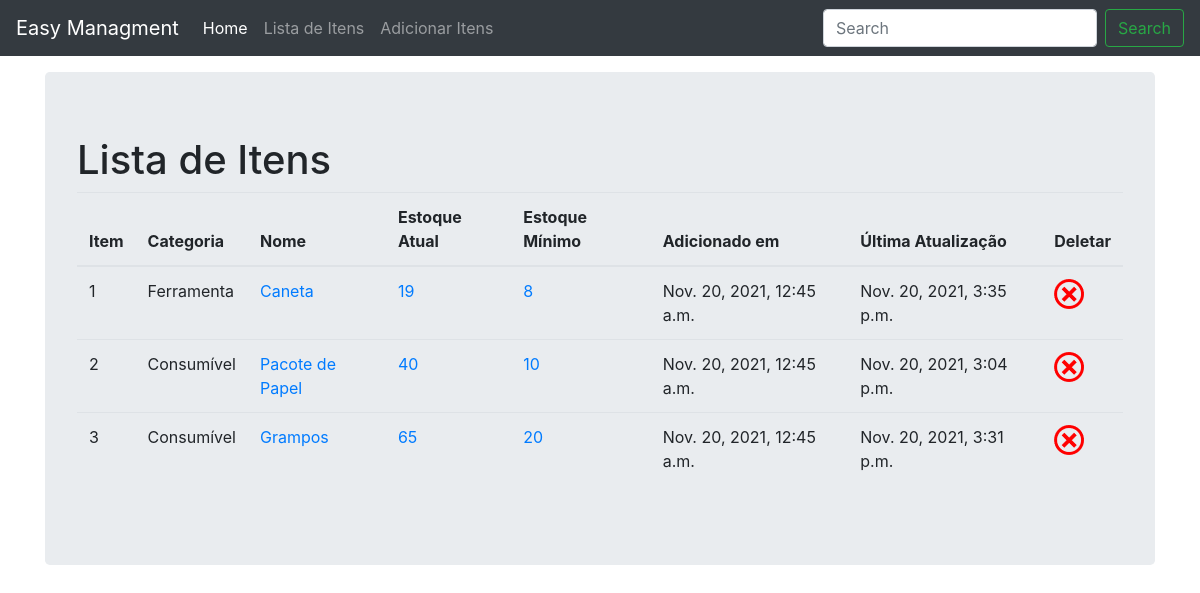
Screenshot of /lista_itens/ with the database file from the repository.
### easymngmnt/models.py (models this page shows)
class Estoque(models.Model):
	nome = models.CharField(max_length=50, blank=True, null=True)
	categoria = models.ForeignKey(Categoria, on_delete=models.CASCADE)
	estoque_atual = models.IntegerField(default='0', blank=False, null=True)
	estoque_adicionar = models.IntegerField(default='0', blank=True, null=True)
	fornecedor = models.CharField(max_length=50, blank=True, null=True)
	entrega = models.IntegerField(default='0', blank=True, null=True)
	remover_user = models.CharField(max_length=50, blank=True, null=True)
	destino = models.CharField(max_length=50, blank=True, null=True)
	recebi = models.IntegerField(default='0', blank=True, null=True)
	aviso = models.IntegerField(default='0', blank=True, null=True)
	last_buy = models.DateTimeField(auto_now_add=False, auto_now=True)
	timestamp = models.DateTimeField(auto_now_add=True, auto_now=False)

class Categoria(models.Model):
	name = models.CharField(max_length=50, blank=True, null=True)
	def __str__(self):
		return self.name

### easymngmnt/views.py (the view)
# urls.py: path('lista_itens/', views.lista_itens, name='lista_itens'),
def lista_itens(request):
	title = 'Lista de Itens'
	queryset = Estoque.objects.all()
	context = {
		"title": title,
		"queryset": queryset,
	}
	return render(request, "lista_itens.html",context)

### easymngmnt/templates/lista_itens.html (shortened to what this page needs)
{% load static %}
{% load crispy_forms_tags %}
<!DOCTYPE html>
<html lang="en">
  <head>
<link href="{% static 'css/bootstrap.min.css' %}" rel="stylesheet">
    <link href="{% static 'css/navbar-top-fixed.css' %}" rel="stylesheet">
  </head>
  <body>
{% include 'navbar.html' %}
<main role="main" class="container">
 <div class="jumbotron">
  <h1>{{title}}</h1>
   <div class="display_table">
	     <table class='table'>
        	 <thead>
        	  <tr>
        	   <th>Item</th>
        	   <th>Categoria</th>
        	   <th>Nome</th>
        	   <th>Estoque Atual</th>
             <th>Estoque Mínimo</th>
        	   <th>Adicionado em</th>
        	   <th>Última Atualização</th>
        	   <th>Deletar</th>
        	  </tr>
        	</thead>
        {% for itens in queryset %}
        	  <tr>
        	   <td>{{forloop.counter}}</td>
        	   <td>{{itens.categoria}}</td>
        	   <td><a href="{% url 'estoqueupdate' itens.id %}">{{itens.nome}}</a></td>
             <td>
              {% if itens.estoque_atual <= itens.aviso %}
                <div style="background-color: yellow;">
                  <a href="{% url 'detalhes' itens.id %}">{{itens.estoque_atual}}</a>
                </div>
              {% else %}
                <a href="{% url 'detalhes' itens.id %}">{{itens.estoque_atual}}</a>
              {% endif %}
             </td>
             <td><a href="{% url 'aviso' itens.id %}">{{itens.aviso}}</a></td>
        	   <td>{{itens.timestamp}}
        	   <td>{{itens.last_buy}}</td>
        	   <td><a href="{% url 'delete_itens' itens.id %}"><img src="{% static 'img/x.png' %}"></a></td>
        	  </tr>
        {% endfor %}
           	</table>
           </div>
          </div>
</main>
      </body>
</html>

### easymngmnt/templates/navbar.html (shortened to what this page needs)
<nav class="navbar navbar-expand-md navbar-dark fixed-top bg-dark">
  <a class="navbar-brand" href="/">Easy Managment</a>
  <div class="collapse navbar-collapse" id="navbarCollapse">
    <ul class="navbar-nav mr-auto">
      <li class="nav-item active">
        <a class="nav-link" href="/">Home <span class="sr-only">(current)</span></a>
      </li>
      <li class="nav-item">
        <a class="nav-link" href="/lista_itens">Lista de Itens</a>
      </li>
      <li class="nav-item">
        <a class="nav-link" href="/add_itens">Adicionar Itens</a>
      </li>
    </ul>
    <form class="form-inline mt-2 mt-md-0">
      <input class="form-control mr-sm-2" type="text" placeholder="Search" aria-label="Search">
      <button class="btn btn-outline-success my-2 my-sm-0" type="submit">Search</button>
    </form>
  </div>
</nav>

### easymngmnt/static/css/navbar-top-fixed.css (style rules this page uses)
body { min-height: 75rem; padding-top: 4.5rem; }

### rows the page displays
Estoque: categoria "Ferramenta", nome "Caneta", estoque_atual "19", aviso "8", timestamp "Nov. 20, 2021, 12:45 a.m.", last_buy "Nov. 20, 2021, 3:35 p.m."
Estoque: categoria "Consumível", nome "Pacote de Papel", estoque_atual "40", aviso "10", timestamp "Nov. 20, 2021, 12:45 a.m.", last_buy "Nov. 20, 2021, 3:04 p.m."
Estoque: categoria "Consumível", nome "Grampos", estoque_atual "65", aviso "20", timestamp "Nov. 20, 2021, 12:45 a.m.", last_buy "Nov. 20, 2021, 3:31 p.m."

### other values shown
{{ title }} "Lista de Itens"
